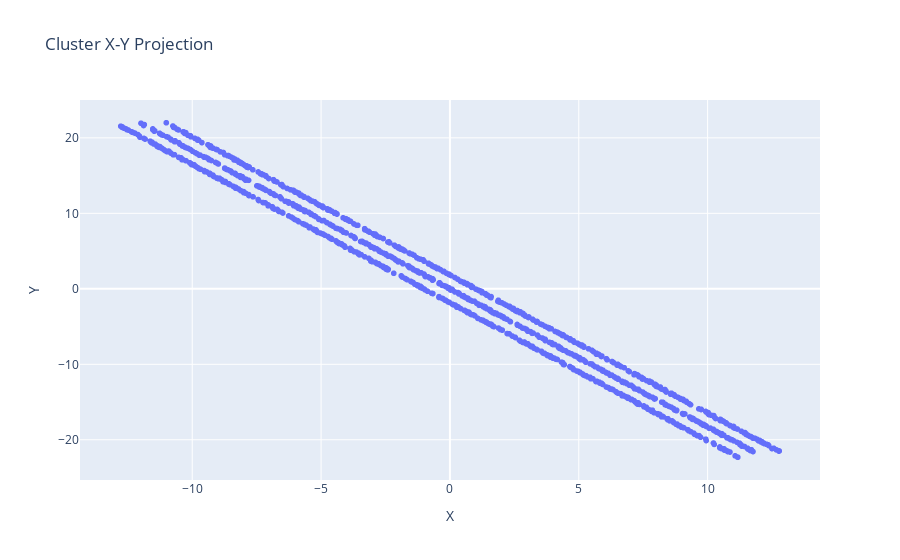
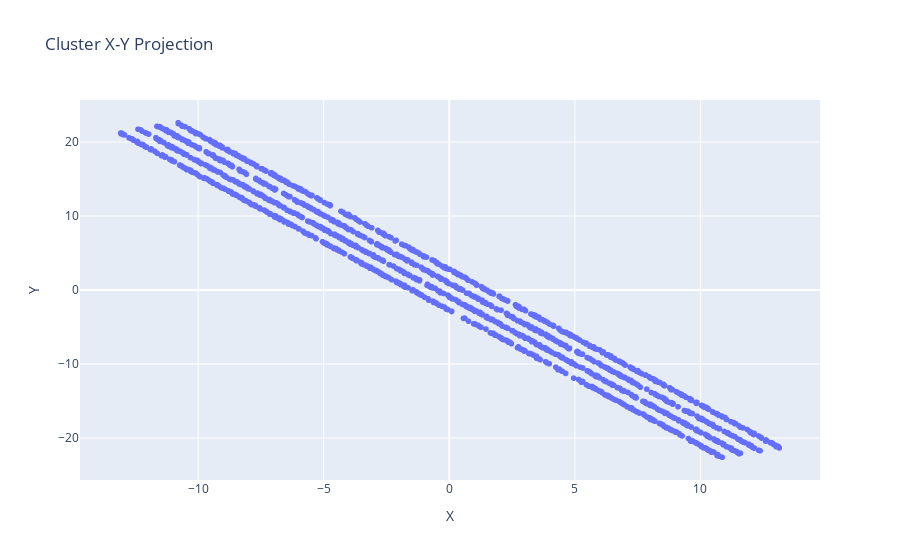

The code cell stored with these charts, in order, in its notebook:
### Code cell
# For each major cluster, project & cluster wires
final_labels = np.full(len(df), -1)  # Initialize with -1 (noise)
wire_counter = 0

for major_label in np.unique(major_labels):
    if major_label == -1:
        continue  

    cluster_mask = df["major_label"] == major_label
    cluster_points = points3d[cluster_mask]
    print(cluster_points.shape)

    # --- Project to 2D ( XY( axis selction )) ---
    points2d = cluster_points[:, [0, 1]]
    print(points2d.shape)
    df_xy = pd.DataFrame(points2d, columns=["x", "y"])

    # Plot
    fig = px.scatter(df_xy, x="x", y="y", title="Cluster X-Y Projection")
    fig.update_layout(xaxis_title="X", yaxis_title="Y")
    fig.show()

    # --- Cluster 1D along PCA axis 2 (usually height or separation axis) ---
    pca = PCA(n_components=2)
    points2d = pca.fit_transform(points2d)
    # Step 2: Cluster along axis 1 (orthogonal to wire direction)
    wire_labels = DBSCAN(eps=0.05, min_samples=5).fit_predict(points2d[:, 1].reshape(-1, 1))

    

    # ---  Assign final labels globally ---
    final_labels[cluster_mask] = wire_labels + wire_counter
    wire_counter += wire_labels.max() + 1  # increment to avoid label overlap

### Figure 1 — Plotly figure (JSON) as saved in the notebook; plotly's stock layout.template omitted (floating-point values rounded to 4 significant figures; data arrays with more than 128 entries replaced by an {"elided": "..."} marker saying what was removed)
{"data": [{"hovertemplate": "x=%{x}<br>y=%{y}<extra></extra>", "legendgroup": "", "marker": {"color": "#636efa", "symbol": "circle"}, "mode": "markers", "name": "", "showlegend": false, "type": "scattergl", "x": {"elided": "1230 float values"}, "xaxis": "x", "y": {"elided": "1230 float values"}, "yaxis": "y"}], "layout": {"legend": {"tracegroupgap": 0}, "title": {"text": "Cluster X-Y Projection"}, "xaxis": {"anchor": "y", "domain": [0, 1], "title": {"text": "X"}}, "yaxis": {"anchor": "x", "domain": [0, 1], "title": {"text": "Y"}}}}

### Figure 2 — Plotly figure (JSON) as saved in the notebook; plotly's stock layout.template omitted (floating-point values rounded to 4 significant figures; data arrays with more than 128 entries replaced by an {"elided": "..."} marker saying what was removed)
{"data": [{"hovertemplate": "x=%{x}<br>y=%{y}<extra></extra>", "legendgroup": "", "marker": {"color": "#636efa", "symbol": "circle"}, "mode": "markers", "name": "", "showlegend": false, "type": "scattergl", "x": {"elided": "1573 float values"}, "xaxis": "x", "y": {"elided": "1573 float values"}, "yaxis": "y"}], "layout": {"legend": {"tracegroupgap": 0}, "title": {"text": "Cluster X-Y Projection"}, "xaxis": {"anchor": "y", "domain": [0, 1], "title": {"text": "X"}}, "yaxis": {"anchor": "x", "domain": [0, 1], "title": {"text": "Y"}}}}
